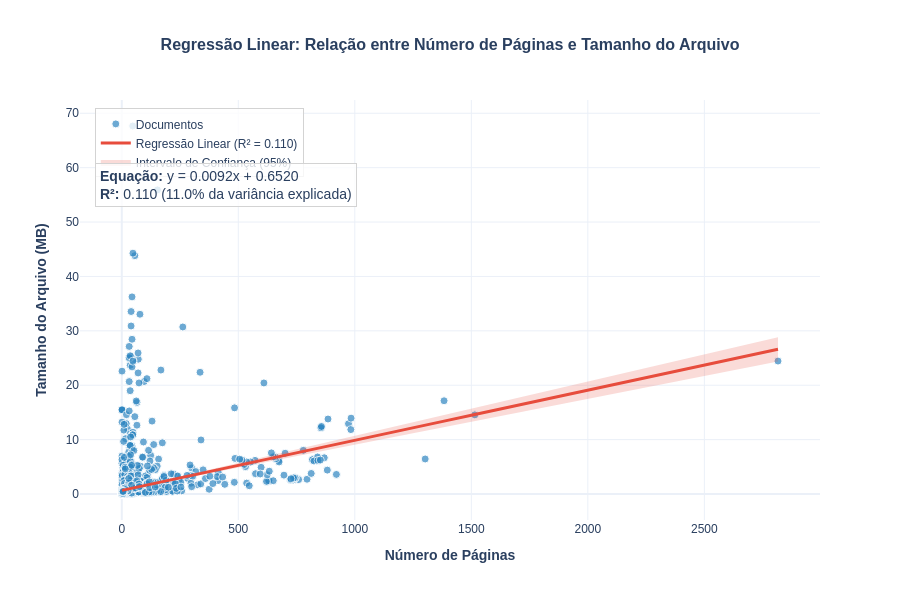

Notebook source saved alongside this figure:
### Markdown cell above
## Pergunta 2: Existe uma relação linear entre o número de páginas e o tamanho do arquivo?

### Code cell
# %%
# Pergunta 2: Existe uma relação linear entre o número de páginas e o tamanho do arquivo?
# =============================================================================


def analyze_regression(df: pd.DataFrame) -> Dict[str, Any]:
    """
    Ajusta e plota regressão linear entre número de páginas e tamanho em MB.

    Args:
        df: DataFrame contendo 'numero-de-paginas' e 'megabytes'.

    Returns:
        Dict[str, Any]: Dicionário com estatísticas-chave da regressão
    """
    X = df[["numero-de-paginas"]].values
    y = df["megabytes"].values
    model = LinearRegression().fit(X, y)
    slope = model.coef_[0]
    intercept = model.intercept_
    r2 = r2_score(y, model.predict(X))

    # Cálculo de métricas adicionais
    y_pred = model.predict(X)
    residuals = y - y_pred
    mse = np.mean(residuals**2)
    rmse = np.sqrt(mse)
    mae = np.mean(np.abs(residuals))

    # Normalização do RMSE para comparabilidade
    normalized_rmse = rmse / (y.max() - y.min()) * 100

    # Ordenação para traçar a linha de regressão
    idx = np.argsort(X.flatten())
    X_sorted = X[idx].flatten()
    y_sorted = y_pred[idx]

    # Gráfico aprimorado com plotly
    fig = go.Figure()

    # Pontos de dados
    fig.add_trace(
        go.Scatter(
            x=df["numero-de-paginas"],
            y=df["megabytes"],
            mode="markers",
            name="Documentos",
            marker=dict(
                color=MAIN_COLOR,
                size=8,
                opacity=0.7,
                line=dict(width=1, color="white"),
            ),
            hovertemplate="<b>Páginas:</b> %{x}<br><b>Tamanho:</b> %{y:.2f} MB<extra></extra>",
        )
    )

    # Linha de regressão
    fig.add_trace(
        go.Scatter(
            x=X_sorted,
            y=y_sorted,
            mode="lines",
            name=f"Regressão Linear (R² = {r2:.3f})",
            line=dict(color=SEC_COLOR, width=3),
            hovertemplate="<b>Páginas:</b> %{x}<br><b>Tamanho estimado:</b> %{y:.2f} MB<extra></extra>",
        )
    )

    # Adicionar intervalo de confiança (opcional)
    n = len(X)
    t_critical = stats.t.ppf(0.975, df=n - 2)  # Para 95% de confiança
    x_mean = X.mean()
    s_xx = ((X - x_mean) ** 2).sum()

    # Limites do intervalo de confiança
    conf_interval = []
    for xi in X_sorted:
        se = np.sqrt(mse * (1 / n + (xi - x_mean) ** 2 / s_xx))
        conf_lower = y_sorted[np.where(X_sorted == xi)[0][0]] - t_critical * se
        conf_upper = y_sorted[np.where(X_sorted == xi)[0][0]] + t_critical * se
        conf_interval.append((conf_lower, conf_upper))

    conf_interval = np.array(conf_interval)

    # Traçar intervalo de confiança
    fig.add_trace(
        go.Scatter(
            x=np.concatenate([X_sorted, X_sorted[::-1]]),
            y=np.concatenate([conf_interval[:, 0], conf_interval[:, 1][::-1]]),
            fill="toself",
            fillcolor="rgba(231, 76, 60, 0.2)",
            line=dict(color="rgba(255, 255, 255, 0)"),
            name="Intervalo de Confiança (95%)",
            showlegend=True,
        )
    )

    # Configuração do layout
    fig.update_layout(
        title="<b>Regressão Linear: Relação entre Número de Páginas e Tamanho do Arquivo</b>",
        xaxis_title="<b>Número de Páginas</b>",
        yaxis_title="<b>Tamanho do Arquivo (MB)</b>",
        hovermode="closest",
        legend=dict(
            x=0.02,
            y=0.98,
            bgcolor="rgba(255,255,255,0.8)",
            bordercolor="lightgray",
            borderwidth=1,
        ),
        title_x=0.5,
        title_font=dict(size=16),
        **FIGURE_CONFIG,
    )

    # Anotação da equação
    equation = f"y = {slope:.4f}x + {intercept:.4f}"
    fig.add_annotation(
        x=0.02,
        y=0.85,
        xref="paper",
        yref="paper",
        text=f"<b>Equação:</b> {equation}<br><b>R²:</b> {r2:.3f} ({r2 * 100:.1f}% da variância explicada)",
        showarrow=False,
        font=dict(size=14),
        align="left",
        bgcolor="rgba(255,255,255,0.8)",
        bordercolor="lightgray",
        borderwidth=1,
        borderpad=4,
    )

    fig.show()

    # Exibição do resumo da regressão
    reg_text = (
        f"**Resumo do Modelo de Regressão Linear**\n\n"
        f"- **Equação da regressão:** y = {slope:.4f}x + {intercept:.4f}  \n"
        f"- **R²:** {r2:.3f} ({r2 * 100:.1f}% da variância explicada)\n"
        f"- **Erro Quadrático Médio (MSE):** {mse:.4f}\n"
        f"- **Raiz do Erro Quadrático Médio (RMSE):** {rmse:.4f} MB\n"
        f"- **RMSE Normalizado:** {normalized_rmse:.2f}%\n"
        f"- **Erro Absoluto Médio (MAE):** {mae:.4f} MB\n"
    )
    display(Markdown(reg_text))

    # Interpretação dos resultados
    strength = "forte" if r2 > 0.7 else "moderada" if r2 > 0.4 else "fraca"
    fit_quality = (
        "excelente"
        if normalized_rmse < 10
        else "bom"
        if normalized_rmse < 20
        else "moderado"
        if normalized_rmse < 30
        else "fraco"
    )

    interpretation = (
        f"**Interpretação da Regressão:**\n\n"
        f"Existe uma relação linear {strength} entre o número de páginas e o tamanho do arquivo. "
        f"Cada página adicional contribui, em média, com {slope:.4f} MB para o tamanho total do arquivo. "
        f"O modelo tem um ajuste {fit_quality} aos dados (RMSE normalizado: {normalized_rmse:.2f}%). "
        f"O número de páginas explica {r2 * 100:.1f}% da variabilidade no tamanho dos arquivos, "
        f"sugerindo que {'outros fatores como complexidade do conteúdo, presença de imagens ou formatação também influenciam significativamente o tamanho' if r2 < 0.7 else 'o número de páginas é o fator dominante que determina o tamanho do arquivo'}."
    )
    display(Markdown(interpretation))

    # Retornar estatísticas para uso em outras funções
    return {
        "slope": slope,
        "intercept": intercept,
        "r2": r2,
        "rmse": rmse,
        "normalized_rmse": normalized_rmse,
        "model": model,
    }


regression_stats = analyze_regression(df)

### Figure 1 — Plotly figure (JSON) as saved in the notebook; plotly's stock layout.template omitted (floating-point values rounded to 4 significant figures; data arrays with more than 128 entries replaced by an {"elided": "..."} marker saying what was removed)
{"data": [{"hovertemplate": "<b>Páginas:</b> %{x}<br><b>Tamanho:</b> %{y:.2f} MB<extra></extra>", "marker": {"color": "#2E86C1", "line": {"color": "white", "width": 1}, "opacity": 0.7, "size": 8}, "mode": "markers", "name": "Documentos", "type": "scatter", "x": {"elided": "4134 int values"}, "y": {"elided": "4134 float values"}}, {"hovertemplate": "<b>Páginas:</b> %{x}<br><b>Tamanho estimado:</b> %{y:.2f} MB<extra></extra>", "line": {"color": "#E74C3C", "width": 3}, "mode": "lines", "name": "Regressão Linear (R² = 0.110)", "type": "scatter", "x": {"elided": "4134 int values"}, "y": {"elided": "4134 float values"}}, {"fill": "toself", "fillcolor": "rgba(231, 76, 60, 0.2)", "line": {"color": "rgba(255, 255, 255, 0)"}, "name": "Intervalo de Confiança (95%)", "showlegend": true, "type": "scatter", "x": {"elided": "8268 int values"}, "y": {"elided": "8268 float values"}}], "layout": {"annotations": [{"align": "left", "bgcolor": "rgba(255,255,255,0.8)", "bordercolor": "lightgray", "borderpad": 4, "borderwidth": 1, "font": {"size": 14}, "showarrow": false, "text": "<b>Equação:</b> y = 0.0092x + 0.6520<br><b>R²:</b> 0.110 (11.0% da variância explicada)", "x": 0.02, "xref": "paper", "y": 0.85, "yref": "paper"}], "font": {"family": "Arial", "size": 12}, "height": 600, "hovermode": "closest", "legend": {"bgcolor": "rgba(255,255,255,0.8)", "bordercolor": "lightgray", "borderwidth": 1, "x": 0.02, "y": 0.98}, "margin": {"b": 80, "l": 80, "r": 80, "t": 100}, "title": {"font": {"size": 16}, "text": "<b>Regressão Linear: Relação entre Número de Páginas e Tamanho do Arquivo</b>", "x": 0.5}, "width": 900, "xaxis": {"title": {"text": "<b>Número de Páginas</b>"}}, "yaxis": {"title": {"text": "<b>Tamanho do Arquivo (MB)</b>"}}}}
